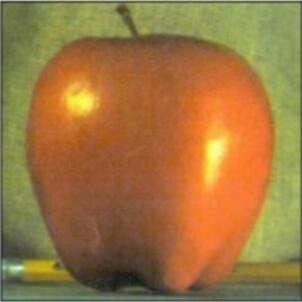
#> input picture apple.jpg, 302 x 302 px, given in place of read.jpg, which was not available
$ python 7_equalize.py
#> lines starting #> are read from the running program, lines starting #| are printed output that depends on the picture; after the words box and inside, x2 and y2 are one past the last pixel; in counts of white or black regions, pixels touching at a corner belong together; pictures that were not available may be replaced by others from this repository, and a replacement may not be noted
#直方图、均衡化、直方图反投影、傅里叶变换
import cv2
import numpy as np
import matplotlib.pyplot as plt
img=cv2.imread('read.jpg')
#> img is the input picture: shape (302, 302, 3); mean B, G, R 64.5, 117.8, 157.3

imgTemp=img[100:400,100:400]
result=cv2.matchTemplate(img,imgTemp,cv2.TM_CCOEFF_NORMED)#模板匹配
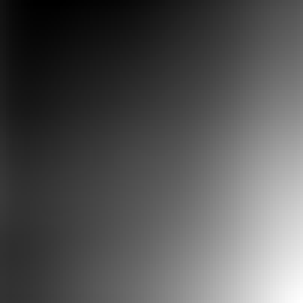
#> result: shape (101, 101) float32 (shown 3 times larger); min -0.103, max 1, mean 0.258; drawn with min black and max white
minval,maxval,minloc,maxloc=cv2.minMaxLoc(result)
#> minval = -0.103; maxval = 1; minloc = (15, 0); maxloc = (100, 100)
loc = np.where( result >= 0.8)
#> loc = 337 positions, rows 70 to 100, columns 82 to 100
for pt in zip(*loc[::-1]):
    print(pt)
    cv2.rectangle(img,pt,(pt[0]+imgTemp.shape[1],pt[1]+imgTemp.shape[0]),(0,0,255),1)
#> this loop made 337 passes
#> pt on passes 1 to 3: (100, 70), (99, 71), (100, 71)
#| (100, 70)
#| (99, 71)
#| (100, 71)
#| (99, 72)
#| (100, 72)
#| (98, 73)
#| (99, 73)
#| (100, 73)
#> (further printed lines are left out)
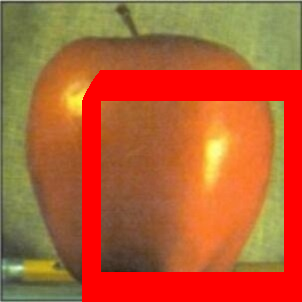
#> img: shape (302, 302, 3); mean B, G, R 50.7, 94.2, 181.3
cv2.imshow('imgTemp',imgTemp)


#直方图
#plt.hist(img.ravel(),256,[0,256])#对于灰度图
color = ('b','g','r')
# 对一个列表或数组既要遍历索引又要遍历元素时使用内置enumerate函数会有更加直接,优美的做法enumerate 会将数组或列表组成一个索引序列。使我们再获取索引和索引内容的时候更加方便
for i,col in enumerate(color):
    histr = cv2.calcHist([img],[i],None,[256],[0,256])
    plt.plot(histr,color = col)
plt.xlim([0,256])


#均衡化
equ=cv2.cvtColor(img,cv2.COLOR_BGR2YUV)
#> equ: shape (302, 302, 3); mean of channels 0, 1, 2 115.2, 96.3, 179.5
yuv_y=cv2.equalizeHist(equ[:,:,0])
equ[:,:,0]=yuv_y
#> equ: shape (302, 302, 3); mean of channels 0, 1, 2 134.3, 96.3, 179.5
equ=cv2.cvtColor(equ,cv2.COLOR_YUV2BGR)


#CLAHE
yuv=cv2.cvtColor(img,cv2.COLOR_BGR2YUV)
clahe=cv2.createCLAHE(2,(8,8))
clb=clahe.apply(yuv[:,:,0])
yuv[:,:,0]=clb
#> yuv: shape (302, 302, 3); mean of channels 0, 1, 2 118.1, 96.3, 179.5
cla=cv2.cvtColor(yuv,cv2.COLOR_YUV2BGR)
cv2.namedWindow('origin-equalize-CLAHE',cv2.WINDOW_NORMAL)
cv2.resizeWindow('origin-equalize-CLAHE',1920,480)
img3=np.hstack([img,equ,cla])
cv2.imshow('origin-equalize-CLAHE',img3)


#直方图反投影 numpy实现
#roi is the object or region of object we need to find
roi = cv2.imread('ppt.jpg')
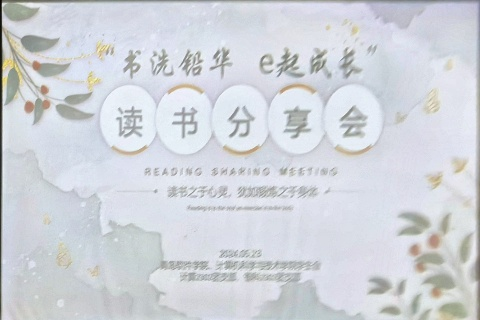
#> input picture ppt.jpg, 480 x 320 px
#> roi is the input picture: shape (320, 480, 3); mean B, G, R 218.5, 212.4, 208.8
assert roi is not None, "file could not be read, check with os.path.exists()"
hsv = cv2.cvtColor(roi,cv2.COLOR_BGR2HSV)
#> hsv: shape (320, 480, 3); mean H, S, V 100.9, 14.8, 220.1

#target is the image we search in
target = cv2.imread('read.jpg')
target=cv2.resize(target,(640,480))
assert target is not None, "file could not be read, check with os.path.exists()"
hsvt = cv2.cvtColor(target,cv2.COLOR_BGR2HSV)
#> hsvt: shape (480, 640, 3); mean H, S, V 21.8, 143.6, 160.6
# Find the histograms using calcHist. Can be done with np.histogram2d also
M = cv2.calcHist([hsv],[0, 1], None, [180, 256], [0, 180, 0, 256] )
I = cv2.calcHist([hsvt],[0, 1], None, [180, 256], [0, 180, 0, 256] )
h,s,v = cv2.split(hsvt)
cv2.normalize(M, M, 0, 1, cv2.NORM_MINMAX)
#> M: shape (180, 256) float32; min 0, max 1, mean 0.000507
B = M[h.ravel(),s.ravel()]
B = np.minimum(B,1)
B = B.reshape(hsvt.shape[:2])
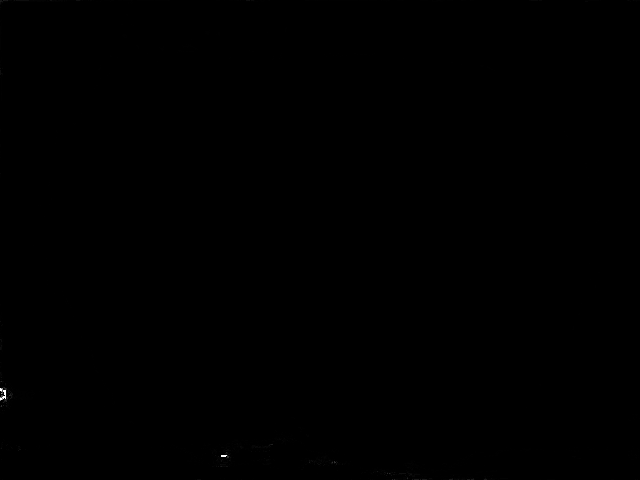
#> B: shape (480, 640) float32; min 0, max 0.0791, mean 3.4e-05; drawn with min black and max white
disc = cv2.getStructuringElement(cv2.MORPH_ELLIPSE,(5,5))
#> disc = [[0, 0, 1, 0, 0], [1, 1, 1, 1, 1], [1, 1, 1, 1, 1], [1, 1, 1, 1, 1], [0, 0, 1, 0, 0]]
cv2.filter2D(B,-1,disc,B)
B = np.uint8(B)
#> B: shape (480, 640); every value is 0
B=cv2.normalize(B,B,0,255,cv2.NORM_MINMAX)
#B=(B-B.min())*255/(B.max()-B.min())
ret,thresh = cv2.threshold(B,40,255,0)
cv2.imshow('backprojection-Numpy',thresh)

#OpenCV实现
roi = cv2.imread('ppt.jpg')
assert roi is not None, "file could not be read, check with os.path.exists()"
hsv = cv2.cvtColor(roi,cv2.COLOR_BGR2HSV)

target = cv2.imread('read.jpg')
target=cv2.resize(target,(640,480))
assert target is not None, "file could not be read, check with os.path.exists()"
hsvt = cv2.cvtColor(target,cv2.COLOR_BGR2HSV)

# calculating object histogram
roihist = cv2.calcHist([hsv],[0, 1], None, [180, 256], [0, 180, 0, 256] )

# normalize histogram and apply backprojection
cv2.normalize(roihist,roihist,0,255,cv2.NORM_MINMAX)
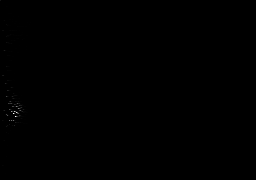
#> roihist: shape (180, 256) float32; min 0, max 255, mean 0.1
dst = cv2.calcBackProject([hsvt],[0,1],roihist,[0,180,0,256],1)

# Now convolute with circular disc
disc = cv2.getStructuringElement(cv2.MORPH_ELLIPSE,(5,5))
cv2.filter2D(dst,-1,disc,dst)
#> dst: shape (480, 640); min 0, max 238, mean 0.1

# threshold and binary AND
ret,thresh = cv2.threshold(dst,100,255,0)
#> thresh: shape (480, 640); 0.03% white; 2 white regions (1 under 20 px), largest, box (x1, y1, x2, y2) and area: (0, 388, 7, 401) 68
thresh = cv2.merge((thresh,thresh,thresh))
res = cv2.bitwise_and(target,thresh)

res = np.hstack((target,res))
#> res: shape (480, 1280, 3)
cv2.imshow('backprojection-Opencv',res)

#傅里叶
imgg=cv2.cvtColor(img,cv2.COLOR_BGR2GRAY)
dft = cv2.dft(np.float32(imgg),flags = cv2.DFT_COMPLEX_OUTPUT) 	#傅里叶变换（opencv）
dft_shift = np.fft.fftshift(dft)								#将低频值移到中心
magnitude_spectrum = 20*np.log(cv2.magnitude(dft_shift[:,:,0],dft_shift[:,:,1]))#opencv方法，需与变换对应
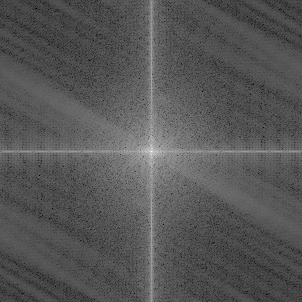
#> magnitude_spectrum: shape (302, 302) float32; min 16, max 323.4, mean 120.7; drawn with min black and max white
plt.subplot(121),plt.imshow(cv2.cvtColor(img,cv2.COLOR_BGR2RGB), cmap = 'gray')
plt.title('Input Image'), plt.xticks([]), plt.yticks([])
plt.subplot(122),plt.imshow(magnitude_spectrum, cmap = 'gray')
plt.title('Magnitude Spectrum'), plt.xticks([]), plt.yticks([])
plt.show()
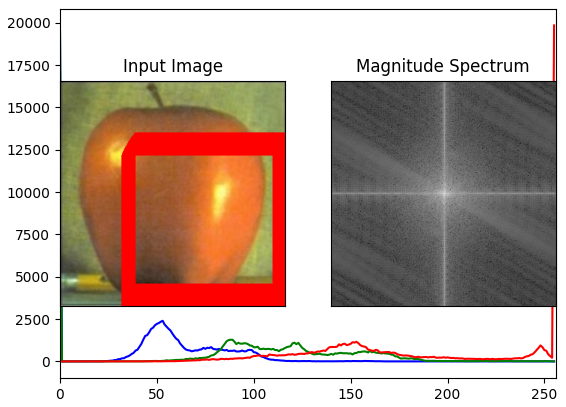
#> figure drawn by matplotlib, 3 panels; panel 1: curve peaks at x = 0, y = 19495; panel 1: curve peaks at x = 0, y = 19495; panel 1: curve peaks at x = 255, y = 19842
